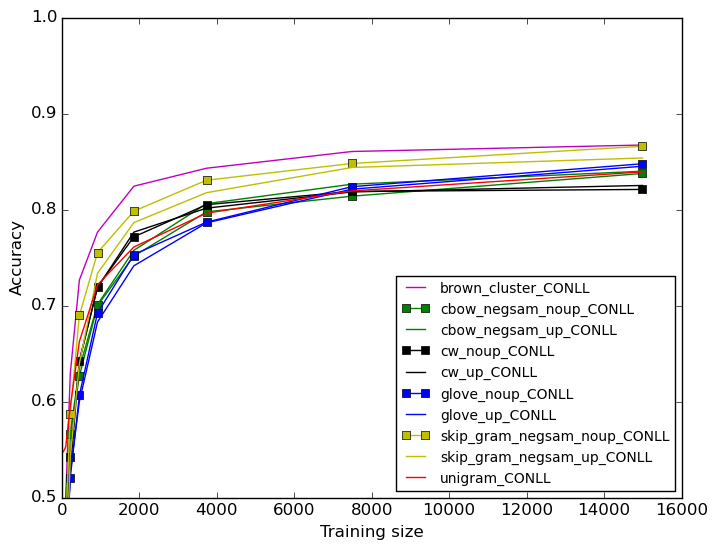

This figure's Python source:
#!/usr/bin/python
from pylab import *
import re
import os
import glob
import array
import fnmatch
import natsort
import numpy as np
import sys, getopt
import matplotlib.pyplot as plt

try:
	opts, args = getopt.getopt(sys.argv[1:],"hi:o:",["ifolder=","ofile="])
except getopt.GetoptError:
	print 'script.py -i <inputfolder> -o <outputfile>'
	sys.exit(2)
for opt, arg in opts:
	if opt == '-h':
		print 'XX.py -i <inputfolder> -o <outputfile>'
		sys.exit()
	elif opt in ("-i", "--ifolder"):
		inputfolder = arg
	elif opt in ("-o", "--ofile"):
        	outputfile = arg
#	elif opt in ("-t", "--otitle"):
#        	title = arg

print 'Input folder is:', inputfolder
print 'Output file is:', outputfile

x = []
y = []
xv = []
yv = []
color = 'r'
label = ''
marker = ''
linestyle = '-'
noupMarker = 's'
walk_dir = inputfolder
legParams = {'legend.fontsize': 10}

alist_filter = ['brown_cluster_v4000_best.txt', 
	'cbow_negsam_noupdated_best.txt', 
	'cbow_negsam_updated_incretuneparam.txt', 
	'cw_noupdated_best.txt', 
	'cw_updated_incretuneparam.txt', 
	'unigram_best.txt', 
	'glove_noupdated_best.txt', 
	'glove_updated_incretuneparam.txt', 
	'skip_gram_negsam_noupdated_best.txt', 
	'skip_gram_negsam_updated_incretuneparam.txt']

# Walk into directories in filesystem
# Ripped from os module and slightly modified
# for alphabetical sorting
#
def sortedWalk(top, topdown=True, onerror=None):
    from os.path import join, isdir, islink
 
    names = os.listdir(top)
    names.sort()
    dirs, nondirs = [], []
 
    for name in names:
        if isdir(os.path.join(top, name)):
            dirs.append(name)
        else:
            nondirs.append(name)
 
    if topdown:
        yield top, dirs, nondirs
    for name in dirs:
        path = join(top, name)
        if not os.path.islink(path):
            for x in sortedWalk(path, topdown, onerror):
                yield x
    if not topdown:
        yield top, dirs, nondirs

for root, subdirs, files in sortedWalk(walk_dir):
	#print('--\nroot = ' + root)
	for subdir in sorted(subdirs):
		print('\t- subdirectory ' + subdir)		
	for filename in files:  		  		
		if filename in alist_filter:
			if re.match("unigram_best.txt", filename): 
				color='r'
				label = "unigram" 
			if re.match("glove_noupdated_best.txt", filename):
				color='b'
				marker = noupMarker
				label = "glove_noup"
			if re.match("glove_updated_incretuneparam.txt", filename):					
				color='b'
				label = "glove_up"
			elif re.match("cbow_negsam_noupdated_best.txt", filename):
				color='g'
				marker = noupMarker
				label = "cbow_negsam_noup"
			elif re.match("cbow_negsam_updated_incretuneparam.txt", filename): 
				color='g'
				label = "cbow_negsam_up"
			elif re.match("skip_gram_negsam_noupdated_best.txt", filename):
				color='y'
				marker = noupMarker
				label = "skip_gram_negsam_noup"
			elif re.match("skip_gram_negsam_updated_incretuneparam.txt", filename): 
				color='y'
				label = "skip_gram_negsam_up"
			elif re.match("cw_updated_incretuneparam.txt", filename): 
				color='k'
				label =  "cw_up"
			elif re.match("cw_noupdated_best.txt", filename):
				color='k'
				marker = noupMarker
				label = "cw_noup"
			elif re.match("brown_cluster_v4000_best.txt", filename): 
				color='m'
				label = "brown_cluster"	
			filePath = os.path.join(root, filename)
			print('\t- file %s (full path: %s)' % (filename, filePath))
			with open(filePath, 'rb') as f:
			        lines = f.readlines()
				f.close	
				# check the column title
				titleLine = lines[0]
				t = titleLine.split()				
				print('column title:', t[2])		# IN DOMAIN CONLL_out-of-vocabulary_Accuracy
				print('column title 2:', t[29])		# OUT OF DOMAIN MUC_out-of-vocabulary_Accuracy
				# skip the first row with the titles
				for line in lines[1:]: 
					p = line.split()	
					x.append(float(p[0]))				
					y.append(float(p[2]))
				# convert to numpy array
				print('x ', x)						
				print('y ', y)			
#				print('z', z) 
				xv = np.array(x)
				yv = np.array(y)
#				zv = np.array(z)
				plt.plot(xv, yv, label = label + '_' + t[2].replace('_out-of-vocabulary_Accuracy', ''), linestyle=linestyle, 	marker=marker, color=color)	
	#				plt.plot(xv, zv, label = label + '_' + t[29].replace('_out-of-vocabulary_Accuracy', ''))		
				x = []
				y = []
				z = []
				xv = []
				yv = []
				zv = []
				label = ''
				marker = ''
		
plt.ylim([.5,1])
plt.xlabel('Training size')
plt.ylabel('Accuracy')

plt.rcParams.update(legParams)
plt.legend(loc='lower right')
savefig(outputfile, bbox_inches='tight')
#plt.show()
